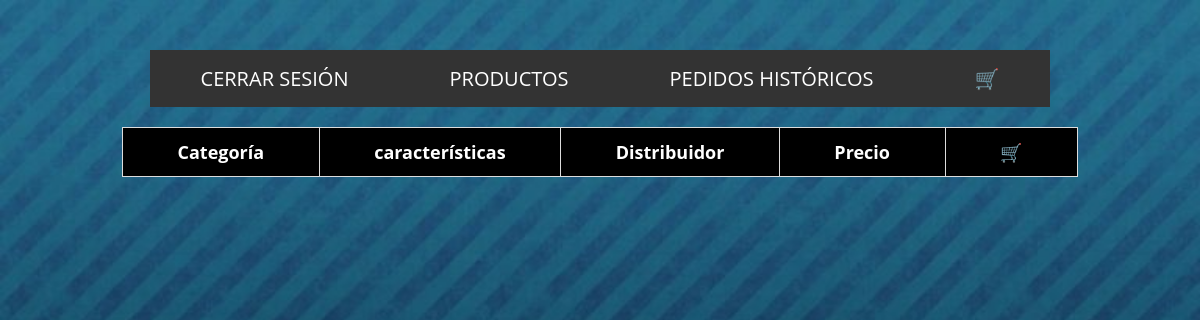
The page /SystemCare_inv/mostrar_cables.php (signed in) on the database as committed earlier.
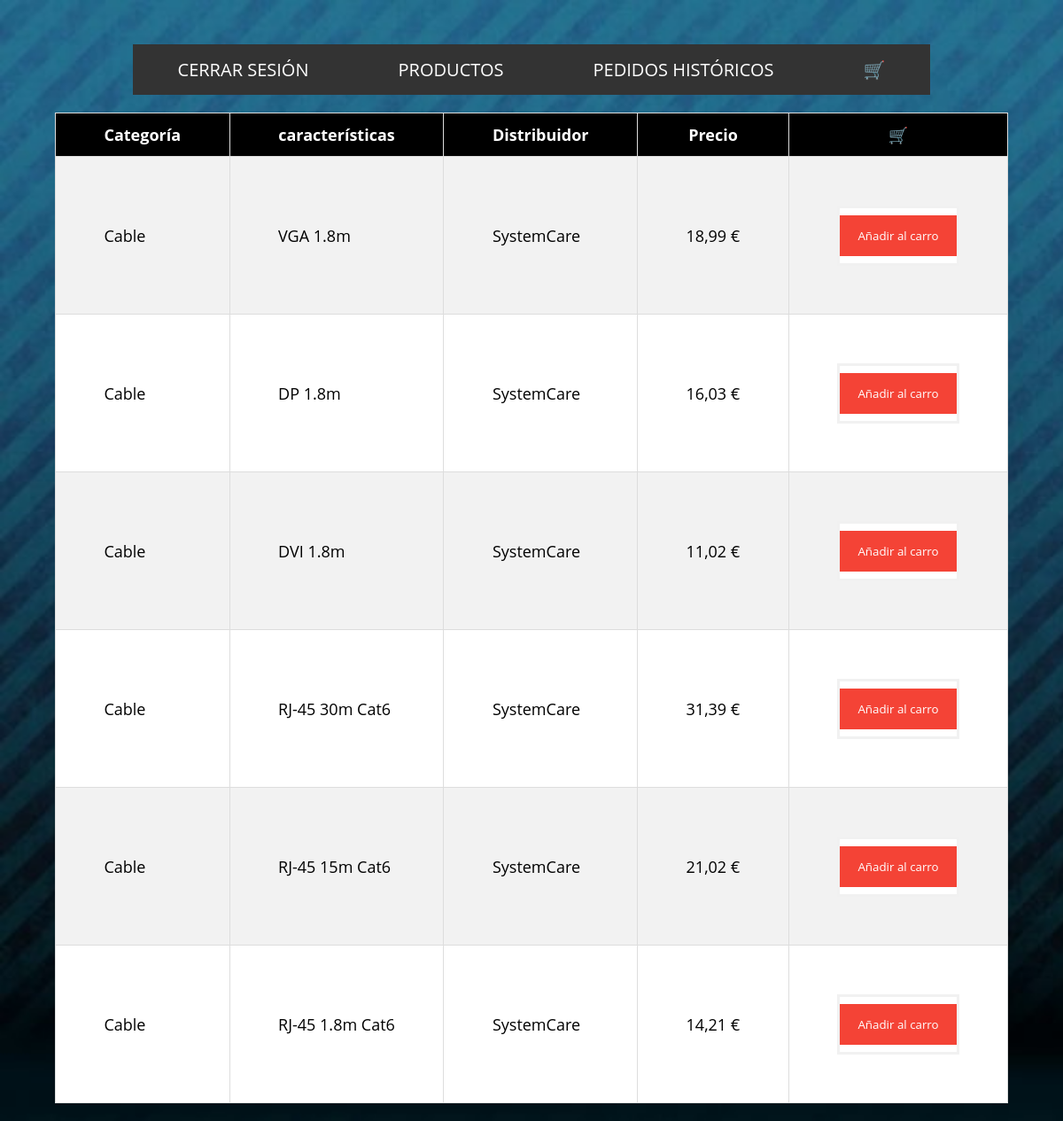
The same page on the database as committed later.
### tables this page shows
CREATE TABLE `productos` (
  `id` int(11) NOT NULL,
  `stock` int(11) NOT NULL,
  `categoria` varchar(255) NOT NULL,
  `caracteristicas` varchar(255) NOT NULL,
  `Distribuidor` varchar(255) NOT NULL,
  `precio` float NOT NULL
);

### SystemCare_inv/mostrar_cables.php (the view, shortened to what this page needs)
<!DOCTYPE html>
<html lang="es">
<head>
    <link rel="stylesheet" href="css/style.css">
</head>
<body id="fondo">
<?php include_once('header.php');?>
<?php
    $servername = "localhost";
    $username = "systemadmin";
    $password = "abc123.";
    $dbname = "SystemCare_inv";
    $conn = mysqli_connect($servername, $username, $password, $dbname);
    $sql = "SELECT id, categoria, caracteristicas, distribuidor, precio FROM productos WHERE categoria=?";
    $stmt = mysqli_prepare($conn, $sql);
    $categoria = 'Cable';
    mysqli_stmt_bind_param($stmt, "s", $categoria);
    mysqli_stmt_execute($stmt);
    $resultado = mysqli_stmt_get_result($stmt);
	echo "<table id='categorias'>";
	echo "<tr><th>Categoría</th><th>características</th><th>Distribuidor</th><th>Precio</th><th>🛒</th></tr>";
	while ($fila = mysqli_fetch_assoc($resultado)) {
    $precio = number_format($fila["precio"], 2, ',', '') . " €";
    echo "<tr><td>" . $fila["categoria"] . "</td><td>" . $fila["caracteristicas"] . "</td><td>" . $fila["distribuidor"] . "</td><td>" . $precio . "</td><td><form action='carro.php' method='POST'><input type='hidden' name='id' value='" . $fila["id"] . "'><input type='hidden' name='categoria' value='" . $fila["categoria"] . "'><input type='hidden' name='caracteristicas' value='" . $fila["caracteristicas"] . "'><input type='hidden' name='distribuidor' value='" . $fila["distribuidor"] . "'><input type='hidden' name='precio' value='" . $fila["precio"] . "'><button type='submit'>Añadir al carro</button></form></td></tr>";
	}
	echo "</table>";
?>
</body>
</html>

Rows that differ between the two databases and show on the page:
now on this page (row edited): productos: categoria "Cable", caracteristicas "VGA 1.8m", Distribuidor "SystemCare", precio "18,99 €"
now on this page (row edited): productos: categoria "Cable", caracteristicas "DP 1.8m", Distribuidor "SystemCare", precio "16,03 €"
added productos: categoria "Cable", caracteristicas "DVI 1.8m", Distribuidor "SystemCare", precio "11,02 €"
added productos: categoria "Cable", caracteristicas "RJ-45 30m Cat6", Distribuidor "SystemCare", precio "31,39 €"
added productos: categoria "Cable", caracteristicas "RJ-45 15m Cat6", Distribuidor "SystemCare", precio "21,02 €"
added productos: categoria "Cable", caracteristicas "RJ-45 1.8m Cat6", Distribuidor "SystemCare", precio "14,21 €"
